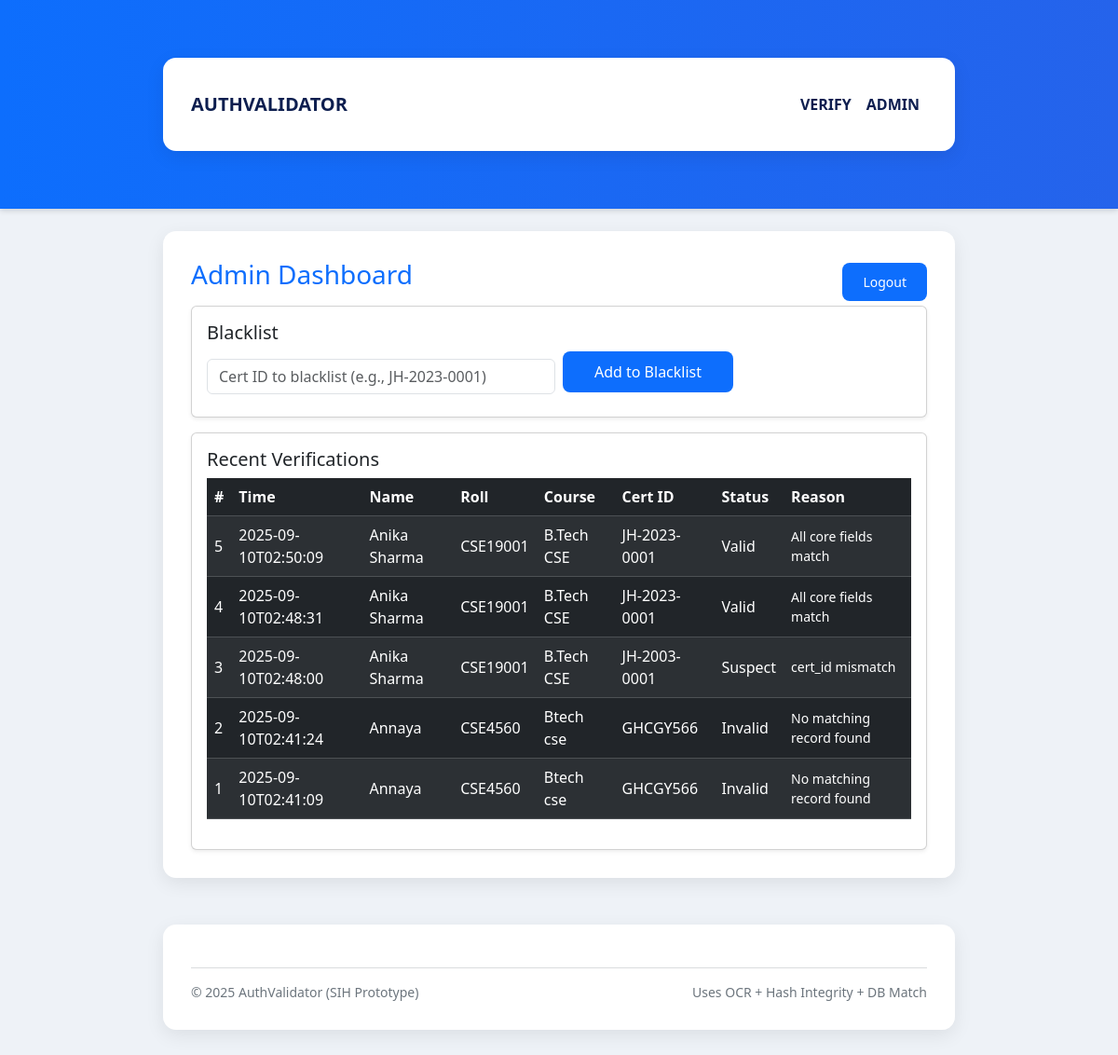
The page /admin/dashboard (signed in) on the database as committed earlier.
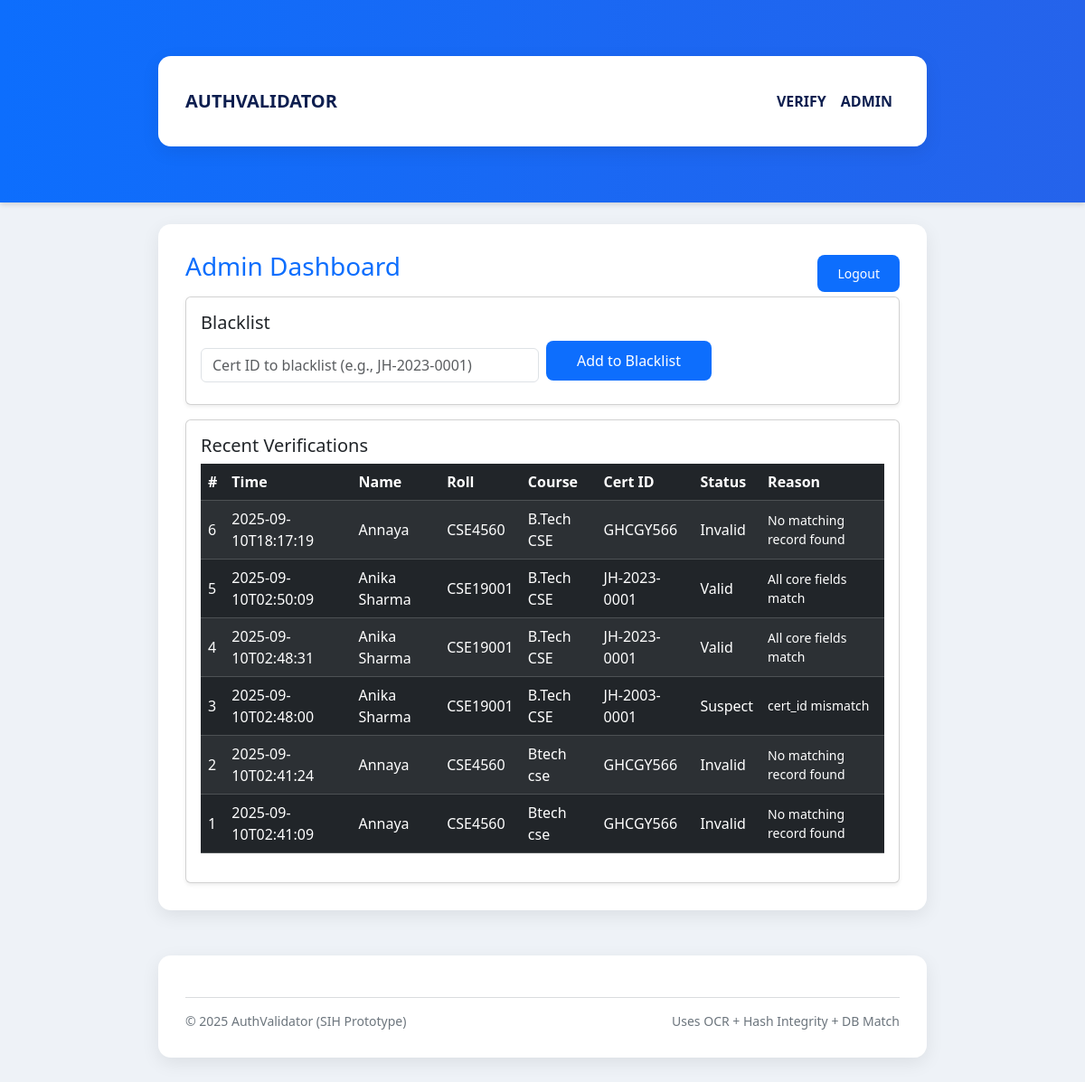
The same page on the database as committed later.
### tables this page shows
CREATE TABLE verifications (
            id INTEGER PRIMARY KEY AUTOINCREMENT,
            ts TEXT NOT NULL,
            input_name TEXT, input_roll TEXT, input_course TEXT, input_cert_id TEXT,
            status TEXT NOT NULL, reason TEXT,
            ocr_json TEXT
        );

### app.py (the view)
@app.route("/admin/dashboard")
def admin_dashboard():
    if not session.get("admin"):
        return redirect(url_for("admin_login"))
    conn = get_db()
    cur = conn.cursor()
    cur.execute("SELECT * FROM verifications ORDER BY id DESC LIMIT 100")
    rows = cur.fetchall()
    cur.execute("SELECT cert_id FROM blacklist ORDER BY cert_id")
    bl = [r["cert_id"] for r in cur.fetchall()]
    conn.close()
    return render_template("admin_dashboard.html", rows=rows, blacklist=bl)

### app.py (called while the page is built)
def get_db():
    conn = sqlite3.connect(DB_PATH)
    conn.row_factory = sqlite3.Row
    return conn

### templates/admin_dashboard.html (shortened to what this page needs)
{% extends "base.html" %}
{% block content %}
<div class="d-flex justify-content-between align-items-center">
  <h3 class="mb-3">Admin Dashboard</h3>
  <div>
    <a class="btn btn-secondary btn-sm" href="/admin/logout">Logout</a>
  </div>
</div>
<div class="card p-3 shadow-sm mb-3">
  <h5>Blacklist</h5>
  <form class="row g-2" method="post" action="/admin/blacklist">
    <div class="col-md-6">
      <input class="form-control" type="text" name="cert_id" placeholder="Cert ID to blacklist (e.g., JH-2023-0001)" required>
    </div>
    <div class="col-md-3">
      <button class="btn btn-warning w-100">Add to Blacklist</button>
    </div>
  </form>
</div>
<div class="card p-3 shadow-sm">
  <h5>Recent Verifications</h5>
  <div class="table-responsive">
    <table class="table table-dark table-striped align-middle">
      <thead>
        <tr>
          <th>#</th><th>Time</th><th>Name</th><th>Roll</th><th>Course</th><th>Cert ID</th><th>Status</th><th>Reason</th>
        </tr>
      </thead>
      <tbody>
        {% for r in rows %}
        <tr>
          <td>{{ r.id }}</td>
          <td>{{ r.ts }}</td>
          <td>{{ r.input_name }}</td>
          <td>{{ r.input_roll }}</td>
          <td>{{ r.input_course }}</td>
          <td>{{ r.input_cert_id }}</td>
          <td>{{ r.status }}</td>
          <td class="small">{{ r.reason }}</td>
        </tr>
        {% endfor %}
      </tbody>
    </table>
  </div>
</div>
{% endblock %}

### templates/base.html (shortened to what this page needs)
<!doctype html>
<html lang="en">
  <head>
    <link href="https://cdn.jsdelivr.net/npm/bootstrap@5.3.2/dist/css/bootstrap.min.css" rel="stylesheet">
  </head>
  <body>
    <nav class="navbar navbar-expand-lg">
      <div class="container">
        <a class="navbar-brand fw-bold" href="/">AuthValidator</a>
        <div class="collapse navbar-collapse" id="navbarsExample">
          <ul class="navbar-nav ms-auto mb-2 mb-lg-0">
            <li class="nav-item"><a class="nav-link" href="/verify">Verify</a></li>
            <li class="nav-item"><a class="nav-link" href="/admin/login">Admin</a></li>
          </ul>
        </div>
      </div>
    </nav>
    <div class="container my-4">
      {% block content %}{% endblock %}
    </div>
    <footer class="container small">
      <hr class="border-secondary">
      <div class="d-flex justify-content-between">
        <span>© 2025 AuthValidator (SIH Prototype)</span>
        <span class="muted">Uses OCR + Hash Integrity + DB Match</span>
      </div>
    </footer>
  </body>
</html>

### templates/base.html (style rules this page uses)
body { background-color: #eef2f7; font-family: 'Segoe UI', Tahoma, Geneva, Verdana, sans-serif; color: #212529; margin: 0; padding: 0; }
.navbar { background: linear-gradient(90deg, #0d6efd, #2563eb); padding: 12px 25px; box-shadow: 0 2px 6px rgba(0,0,0,0.15); }
.navbar-brand, .nav-link { color: #0d1e4f !important; font-weight: 700; text-transform: uppercase; transition: color 0.2s ease-in-out; }
.container { max-width: 850px; margin: 50px auto; background: #ffffff; padding: 30px; border-radius: 14px; box-shadow: 0px 6px 20px rgba(0,0,0,0.08); }
h1, h2, h3 { color: #0d6efd; margin-bottom: 20px; }
.btn { background-color: #0d6efd; color: white; border: none; padding: 10px 22px; border-radius: 8px; font-weight: 500; transition: background 0.2s; }
input, select, textarea { width: 100%; padding: 10px; margin: 8px 0; border-radius: 6px; border: 1px solid #ced4da; }
footer { max-width: 850px; margin: 40px auto; font-size: 14px; color: #6c757d; }
footer hr { margin-bottom: 15px; }

Rows that differ between the two databases and show on the page:
added verifications: id "6", ts "2025-09-10T18:17:19", input_name "Annaya", input_roll "CSE4560", input_course "B.Tech CSE", input_cert_id "GHCGY566", status "Invalid", reason "No matching record found"
